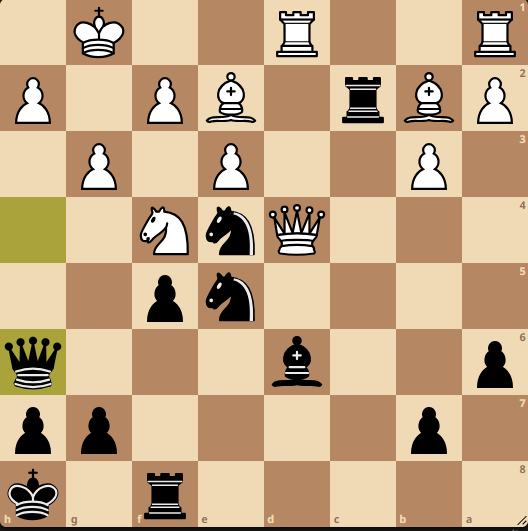
#> input picture Position.PNG, 528 x 531 px, found by its file name
$ jupyter execute Fengine_test.ipynb
#> lines starting #> are read from the running program, lines starting #| are printed output that depends on the picture; after the words box and inside, x2 and y2 are one past the last pixel; in counts of white or black regions, pixels touching at a corner belong together
[cell 1]
#Pre-Processing of an image --

import cv2
import matplotlib.pyplot as plt
def load_and_preprocess_image(image_path):
    # Load the image
#> called with image_path = 'C:\\Users\\ASUS\\FENgine\\Position.PNG'
    global image
    image = cv2.imread(image_path)
#> image is the input picture: shape (531, 528, 3); mean B, G, R 133.5, 167.1, 195.7
    # Convert the image to grayscale
    gray_image = cv2.cvtColor(image, cv2.COLOR_BGR2GRAY)
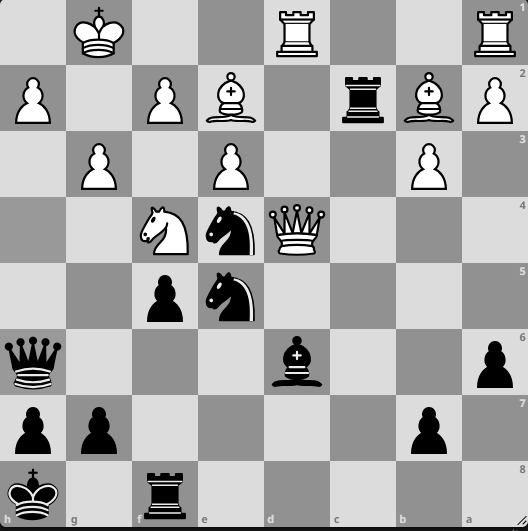
#> gray_image: shape (531, 528); min 0, max 255, mean 171.9

    # Display the original and grayscale images for verification
    plt.figure(figsize=(10, 5))
    plt.subplot(1, 2, 1)
    plt.title("Original Image")
    plt.imshow(cv2.cvtColor(image, cv2.COLOR_BGR2RGB))
    plt.subplot(1, 2, 2)
    plt.title("Grayscale Image")
    plt.imshow(gray_image, cmap='gray')
    plt.show()
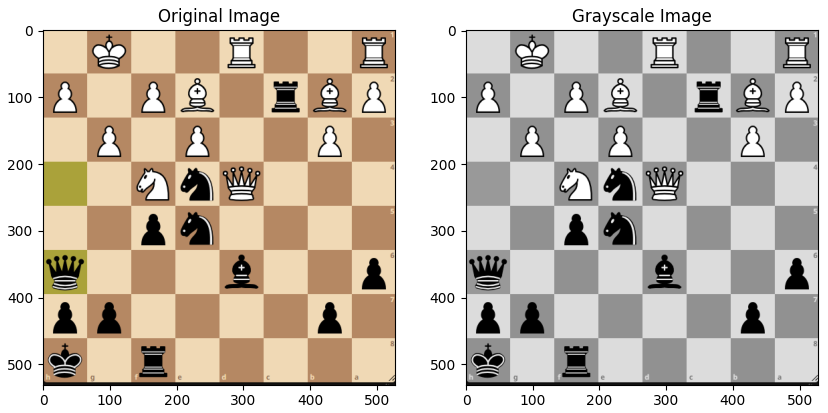
#> figure drawn by matplotlib, 2 panels

    return gray_image

[cell 2]
gray_image =load_and_preprocess_image(r'C:\Users\ASUS\FENgine\Position.PNG')

[cell 3]
def detect_edges(image):
    # Apply Gaussian Blur to reduce noise and improve edge detection
    blurred_image = cv2.GaussianBlur(image, (5, 5), 0)
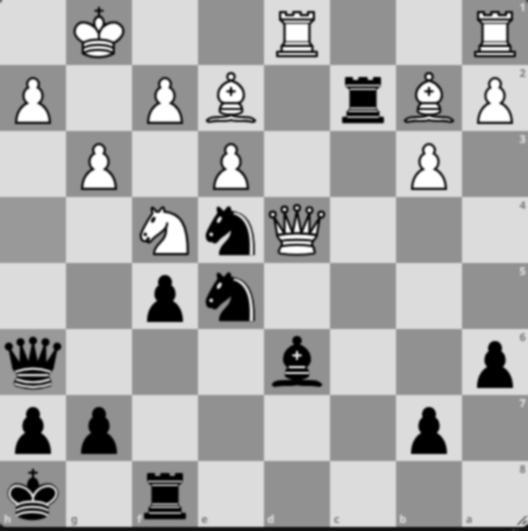
#> blurred_image: shape (531, 528); min 0, max 255, mean 171.9
    # Detect edges using Canny edge detection
    edges = cv2.Canny(blurred_image, threshold1=50, threshold2=150)
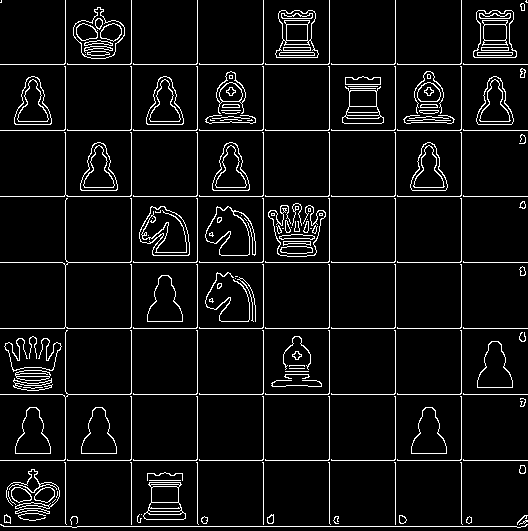
#> edges: shape (531, 528); 6.4% white in thin lines or dots

    # Display the edge-detected image
    plt.figure(figsize=(6, 6))
    plt.title("Edge Detection")
    plt.imshow(edges, cmap='gray')
    plt.show()

    return edges

# Example usage
edges = detect_edges(gray_image)

[cell 4]
def find_chessboard_contour(edges):
    # Find contours in the edge-detected image
    contours, _ = cv2.findContours(edges, cv2.RETR_EXTERNAL, cv2.CHAIN_APPROX_SIMPLE)
#> contours = 164 contours, 111 with area under 20; largest, box (x1, y1, x2, y2) and area: (139, 206, 190, 256) 1782, (73, 7, 125, 59) 1618, (473, 10, 517, 58) 1554, (275, 10, 319, 58) 1531, (205, 206, 256, 256) 1470

    # Sort contours by area and find the largest rectangle-like contour (assumed to be the chessboard)
    contours = sorted(contours, key=cv2.contourArea, reverse=True)
    chessboard_contour = None

    for contour in contours:
        # Approximate the contour to simplify its shape
        epsilon = 0.02 * cv2.arcLength(contour, True)
        approx = cv2.approxPolyDP(contour, epsilon, True)

        # Check if the approximated contour has 4 points (a rectangle)
        if len(approx) == 4:
            chessboard_contour = approx
            break
#> this loop made 7 passes
#> (epsilon, chessboard_contour) on pass 7: (3.09, [[226, 143], [212, 189], [248, 190], [237, 145]])
#> epsilon on passes 1 to 6: 4.18, 3.81, 3.76, 3.77, 7.76, 3.12

    # Draw the detected chessboard contour on the original image for verification
    image_with_contour = image.copy()
    if chessboard_contour is not None:
        cv2.drawContours(image_with_contour, [chessboard_contour], -1, (0, 255, 0), 3)
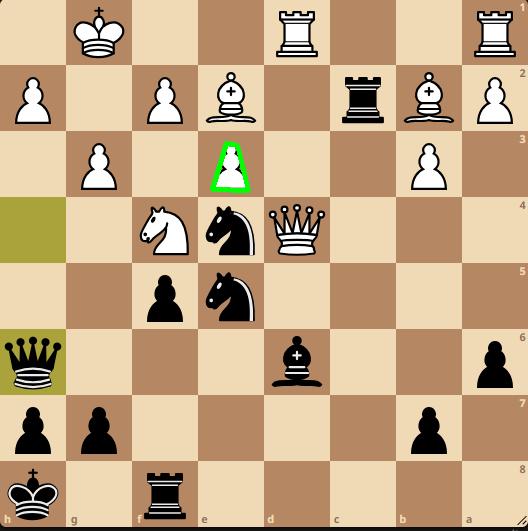
#> image_with_contour: shape (531, 528, 3); 0.25% of pixels changed, all inside (x1, y1, x2, y2) = (210, 141, 251, 193)

    plt.figure(figsize=(6, 6))
    plt.title("Chessboard Contour Detection")
    plt.imshow(cv2.cvtColor(image_with_contour, cv2.COLOR_BGR2RGB))
    plt.show()

    return chessboard_contour

# Example usage
chessboard_contour = find_chessboard_contour(edges)
#> chessboard_contour = [[226, 143], [212, 189], [248, 190], [237, 145]]
